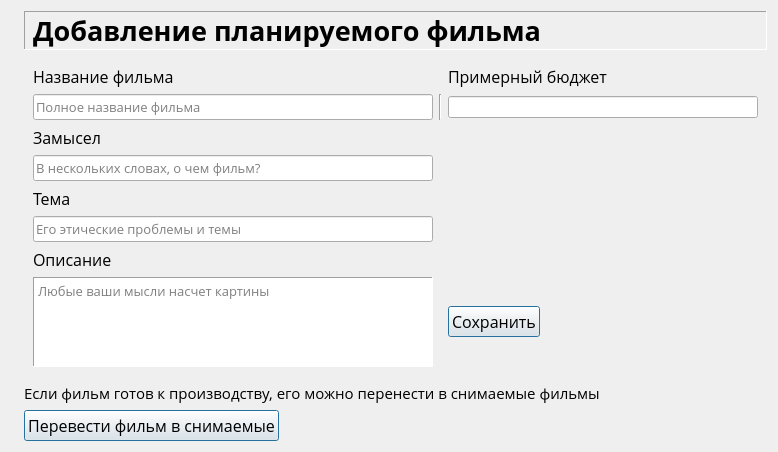
<?xml version="1.0" encoding="UTF-8"?>
<ui version="4.0">
 <class>Form</class>
 <widget class="QWidget" name="Form">
  <property name="geometry">
   <rect>
    <x>0</x>
    <y>0</y>
    <width>778</width>
    <height>452</height>
   </rect>
  </property>
  <property name="sizePolicy">
   <sizepolicy hsizetype="Preferred" vsizetype="Preferred">
    <horstretch>0</horstretch>
    <verstretch>0</verstretch>
   </sizepolicy>
  </property>
  <property name="minimumSize">
   <size>
    <width>0</width>
    <height>0</height>
   </size>
  </property>
  <property name="windowTitle">
   <string>Form</string>
  </property>
  <layout class="QFormLayout" name="formLayout">
   <item row="0" column="0">
    <widget class="QLabel" name="logo">
     <property name="text">
      <string/>
     </property>
     <property name="pixmap">
      <pixmap>images/logo3.png</pixmap>
     </property>
     <property name="scaledContents">
      <bool>false</bool>
     </property>
    </widget>
   </item>
   <item row="0" column="1">
    <widget class="QLabel" name="label_12">
     <property name="font">
      <font>
       <family>Proxima Nova</family>
       <pointsize>20</pointsize>
       <weight>75</weight>
       <bold>true</bold>
      </font>
     </property>
     <property name="frameShape">
      <enum>QFrame::Panel</enum>
     </property>
     <property name="frameShadow">
      <enum>QFrame::Sunken</enum>
     </property>
     <property name="text">
      <string>Добавление планируемого фильма</string>
     </property>
    </widget>
   </item>
   <item row="1" column="1">
    <widget class="QWidget" name="widget" native="true">
     <property name="sizePolicy">
      <sizepolicy hsizetype="Preferred" vsizetype="Preferred">
       <horstretch>0</horstretch>
       <verstretch>0</verstretch>
      </sizepolicy>
     </property>
     <layout class="QGridLayout" name="gridLayout_2">
      <item row="2" column="2">
       <widget class="QLineEdit" name="lineEdit_5"/>
      </item>
      <item row="8" column="2">
       <widget class="QPushButton" name="pushButton">
        <property name="sizePolicy">
         <sizepolicy hsizetype="Fixed" vsizetype="Fixed">
          <horstretch>0</horstretch>
          <verstretch>0</verstretch>
         </sizepolicy>
        </property>
        <property name="font">
         <font>
          <family>Open Sans</family>
          <pointsize>12</pointsize>
         </font>
        </property>
        <property name="text">
         <string>Сохранить</string>
        </property>
        <property name="default">
         <bool>true</bool>
        </property>
        <property name="flat">
         <bool>false</bool>
        </property>
       </widget>
      </item>
      <item row="0" column="0">
       <widget class="QLabel" name="label_2">
        <property name="sizePolicy">
         <sizepolicy hsizetype="Fixed" vsizetype="Fixed">
          <horstretch>0</horstretch>
          <verstretch>0</verstretch>
         </sizepolicy>
        </property>
        <property name="font">
         <font>
          <family>Open Sans</family>
          <pointsize>12</pointsize>
          <weight>50</weight>
          <bold>false</bold>
         </font>
        </property>
        <property name="autoFillBackground">
         <bool>false</bool>
        </property>
        <property name="inputMethodHints">
         <set>Qt::ImhNone</set>
        </property>
        <property name="text">
         <string>Название фильма</string>
        </property>
        <property name="textFormat">
         <enum>Qt::PlainText</enum>
        </property>
        <property name="scaledContents">
         <bool>false</bool>
        </property>
        <property name="wordWrap">
         <bool>false</bool>
        </property>
       </widget>
      </item>
      <item row="3" column="0">
       <widget class="QLabel" name="label_4">
        <property name="sizePolicy">
         <sizepolicy hsizetype="Fixed" vsizetype="Fixed">
          <horstretch>0</horstretch>
          <verstretch>0</verstretch>
         </sizepolicy>
        </property>
        <property name="font">
         <font>
          <family>Open Sans</family>
          <pointsize>12</pointsize>
         </font>
        </property>
        <property name="text">
         <string>Замысел</string>
        </property>
       </widget>
      </item>
      <item row="5" column="0">
       <widget class="QLabel" name="label_5">
        <property name="font">
         <font>
          <family>Open Sans</family>
          <pointsize>12</pointsize>
         </font>
        </property>
        <property name="text">
         <string>Тема</string>
        </property>
       </widget>
      </item>
      <item row="4" column="0">
       <widget class="QLineEdit" name="lineEdit_3">
        <property name="sizePolicy">
         <sizepolicy hsizetype="Preferred" vsizetype="Fixed">
          <horstretch>0</horstretch>
          <verstretch>0</verstretch>
         </sizepolicy>
        </property>
        <property name="minimumSize">
         <size>
          <width>400</width>
          <height>0</height>
         </size>
        </property>
        <property name="font">
         <font>
          <family>Open Sans</family>
          <pointsize>10</pointsize>
         </font>
        </property>
        <property name="placeholderText">
         <string>В нескольких словах, о чем фильм?</string>
        </property>
       </widget>
      </item>
      <item row="7" column="0">
       <widget class="QLabel" name="label_7">
        <property name="font">
         <font>
          <family>Open Sans</family>
          <pointsize>12</pointsize>
         </font>
        </property>
        <property name="text">
         <string>Описание</string>
        </property>
       </widget>
      </item>
      <item row="2" column="0">
       <widget class="QLineEdit" name="lineEdit_4">
        <property name="sizePolicy">
         <sizepolicy hsizetype="Preferred" vsizetype="Fixed">
          <horstretch>0</horstretch>
          <verstretch>0</verstretch>
         </sizepolicy>
        </property>
        <property name="minimumSize">
         <size>
          <width>400</width>
          <height>0</height>
         </size>
        </property>
        <property name="font">
         <font>
          <family>Open Sans</family>
          <pointsize>10</pointsize>
         </font>
        </property>
        <property name="text">
         <string/>
        </property>
        <property name="placeholderText">
         <string>Полное название фильма</string>
        </property>
       </widget>
      </item>
      <item row="0" column="2">
       <widget class="QLabel" name="label_8">
        <property name="font">
         <font>
          <family>Open Sans</family>
          <pointsize>12</pointsize>
         </font>
        </property>
        <property name="text">
         <string>Примерный бюджет</string>
        </property>
       </widget>
      </item>
      <item row="6" column="0">
       <widget class="QLineEdit" name="lineEdit_2">
        <property name="sizePolicy">
         <sizepolicy hsizetype="Preferred" vsizetype="Fixed">
          <horstretch>0</horstretch>
          <verstretch>0</verstretch>
         </sizepolicy>
        </property>
        <property name="minimumSize">
         <size>
          <width>400</width>
          <height>0</height>
         </size>
        </property>
        <property name="font">
         <font>
          <family>Open Sans</family>
          <pointsize>10</pointsize>
         </font>
        </property>
        <property name="placeholderText">
         <string>Его этические проблемы и темы</string>
        </property>
       </widget>
      </item>
      <item row="8" column="0">
       <widget class="QTextEdit" name="textEdit">
        <property name="font">
         <font>
          <family>Open Sans</family>
          <pointsize>10</pointsize>
         </font>
        </property>
        <property name="frameShape">
         <enum>QFrame::Panel</enum>
        </property>
        <property name="sizeAdjustPolicy">
         <enum>QAbstractScrollArea::AdjustToContents</enum>
        </property>
        <property name="placeholderText">
         <string>Любые ваши мысли насчет картины</string>
        </property>
       </widget>
      </item>
      <item row="2" column="1">
       <widget class="Line" name="line">
        <property name="orientation">
         <enum>Qt::Vertical</enum>
        </property>
       </widget>
      </item>
     </layout>
    </widget>
   </item>
   <item row="2" column="1">
    <widget class="QLabel" name="label">
     <property name="sizePolicy">
      <sizepolicy hsizetype="Fixed" vsizetype="Fixed">
       <horstretch>0</horstretch>
       <verstretch>0</verstretch>
      </sizepolicy>
     </property>
     <property name="font">
      <font>
       <family>Open Sans</family>
       <pointsize>11</pointsize>
      </font>
     </property>
     <property name="text">
      <string>Если фильм готов к производству, его можно перенести в снимаемые фильмы</string>
     </property>
    </widget>
   </item>
   <item row="3" column="1">
    <widget class="QPushButton" name="pushButton_2">
     <property name="sizePolicy">
      <sizepolicy hsizetype="Fixed" vsizetype="Fixed">
       <horstretch>0</horstretch>
       <verstretch>0</verstretch>
      </sizepolicy>
     </property>
     <property name="font">
      <font>
       <family>Open Sans</family>
       <pointsize>12</pointsize>
       <weight>50</weight>
       <bold>false</bold>
      </font>
     </property>
     <property name="text">
      <string>Перевести фильм в снимаемые</string>
     </property>
     <property name="default">
      <bool>true</bool>
     </property>
    </widget>
   </item>
  </layout>
 </widget>
 <resources/>
 <connections/>
</ui>
